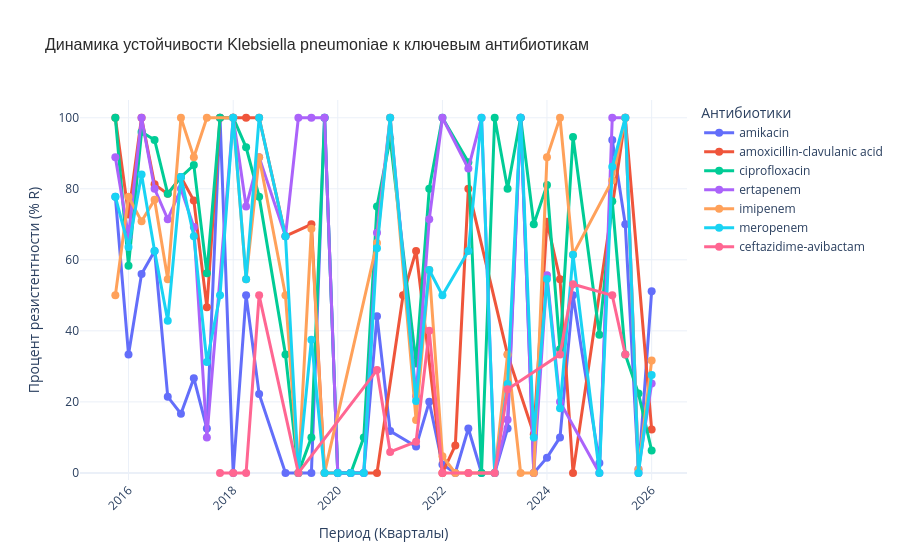

Notebook code cell kept with this figure:
### Code cell
# 2. ФИЛЬТРАЦИЯ ПО КОНКРЕТНОЙ БАКТЕРИИ 
# Фильтруем датафрейм только по Klebsiella pneumoniae
kp_df = df[df["Scientific name"] == "Klebsiella pneumoniae"].copy()

# Создаем временной интервал (группировка по кварталам 'Q')
kp_df["Period"] = kp_df["Create date"].dt.to_period("Q")

# --- 3. ВЫБОР СПИСКА АНТИБИОТИКОВ ДЛЯ K. PNEUMONIAE ---
# Обновленный список: добавлены ключевые цефалоспорины, карбапенемы и защищенные бета-лактамы
my_antibiotics = [
    "meropenem",
    "imipenem",
    "ceftazidime-avibactam",  # Крайне важен для карбапенем-резистентной Клебсиеллы
    "ertapenem",
    "amoxicillin-clavulanic acid",  # Базовая защита
    "ciprofloxacin",  # Фторхинолон для полноты картины
    "amikacin",  # Аминогликозид резерва
]

# Фильтруем данные строго по вашему списку
kp_filtered = kp_df[kp_df["Antibiotic"].isin(my_antibiotics)]

# --- 4. РАСЧЕТ ПРОЦЕНТА РЕЗИСТЕНТНОСТИ (% R) ---
trend_data = (
    kp_filtered.groupby(["Period", "Antibiotic"])["Resistance phenotype"]
    .apply(lambda x: (x.str.upper() == "RESISTANT").sum() / x.count() * 100)
    .reset_index(name="Resistance_Rate")
)

# Переводим периоды в строковый формат для корректного отображения в Plotly
trend_data['Period'] = trend_data['Period'].dt.to_timestamp()

# Сортируем данные по периодам, чтобы линии на графике шли последовательно
trend_data = trend_data.sort_values("Period")


# --- 5. ПОСТРОЕНИЕ ИНТЕРАКТИВНОГО ГРАФИКА (PLOTLY) ---
fig = px.line(
    trend_data,
    x="Period",
    y="Resistance_Rate",
    color="Antibiotic",  # Разделение линий по антибиотикам
    title="Динамика устойчивости Klebsiella pneumoniae к ключевым антибиотикам",
    markers=True,  # Включаем точки (маркеры) на изгибах линий
    labels={  # Красивые названия осей во всплывающих подсказках
        "Period": "Период (Кварталы)",
        "Resistance_Rate": "Процент резистентности (% R)",
        "Antibiotic": "Антибиотик",
    },
)

# Настройка стиля и удобства отображения
fig.update_layout(
    title_font_size=16,
    title_font_family="Arial",
    title_font_color="#2b2b2b",
    xaxis_tickangle=-45,  # Поворачиваем даты, чтобы не перекрывали друг друга
    yaxis_range=[
        -2,
        105,
    ],  # Ограничиваем ось Y от 0 до 100 (с небольшим запасом для красоты)
    template="plotly_white",  # Чистый белый фон с аккуратной сеткой
    hovermode="x unified",  # При наведении показывает данные всех антибиотиков сразу
    legend=dict(
        title_text="Антибиотики",
        yanchor="top",
        y=1,
        xanchor="left",
        x=1.02,  # Убираем легенду вправо, чтобы она не мешала графику
    ),
)

# Настройка самих линий (толщина и размер точек)
fig.update_traces(
    line_width=3,
    marker_size=8,
    hovertemplate="%{y:.1f}%",  # Округляем процент в подсказке до 1 знака после запятой
)

# Показ графика
fig.show()

# Сохранение в интерактивный HTML файл
fig.write_html("klebsiella_resistance_plotly.html")
print("[Успешно] Интерактивный график сохранен как 'klebsiella_resistance_plotly.html'")
